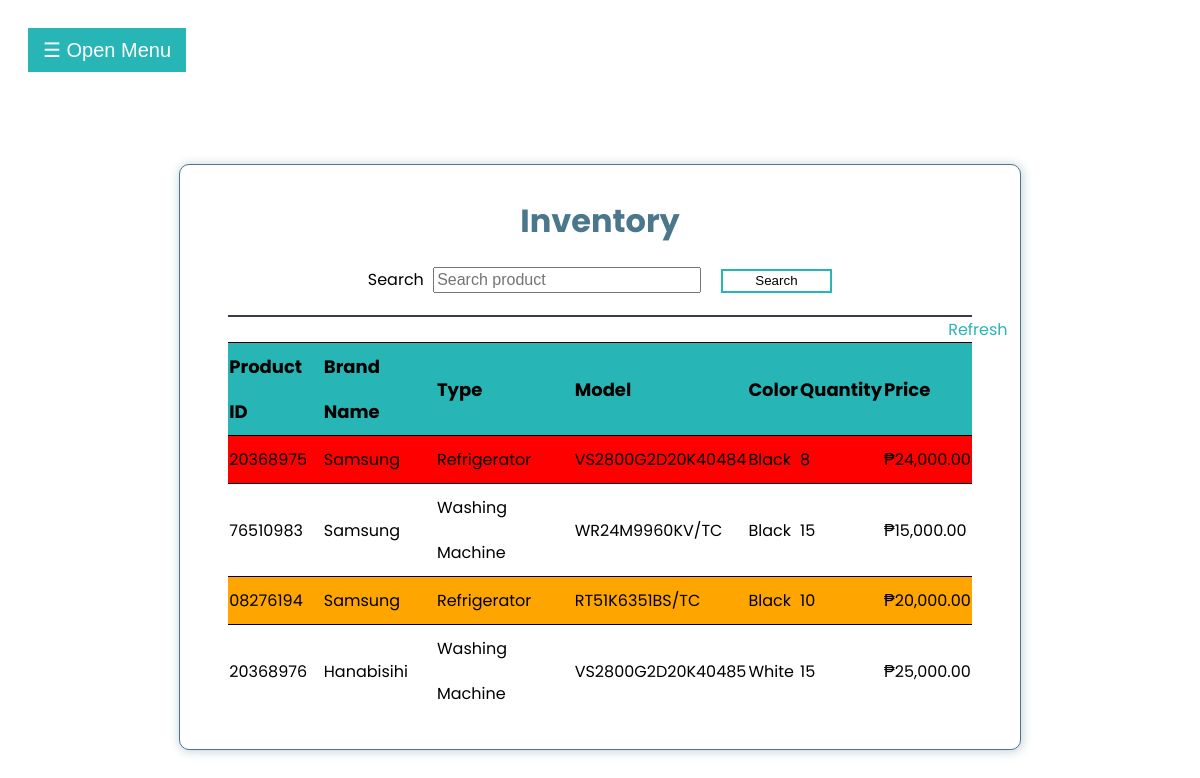
The app's page /Admin-Inventory/admin-inventory.php (signed in) with its own data.
### tables this page shows
CREATE TABLE `tbl_product` (
  `id` int(11) NOT NULL,
  `productId` varchar(50) NOT NULL,
  `brandName` varchar(100) NOT NULL,
  `type` varchar(100) NOT NULL,
  `model` varchar(100) NOT NULL,
  `color` varchar(100) NOT NULL,
  `quantity` varchar(100) NOT NULL,
  `price` varchar(100) NOT NULL
);

### Admin-Inventory/admin-inventory.php (the view, shortened to what this page needs)
<?php
    $db = mysqli_connect('localhost', 'root', '', 'warehouse_management_system');
    $username = $_SESSION['username'];
?>
<!DOCTYPE html>
<html lang="en">
<head>
    <link rel="stylesheet" href="../CSS/admin-inventory.css">
    <link rel="stylesheet" href="https://cdnjs.cloudflare.com/ajax/libs/font-awesome/4.7.0/css/font-awesome.min.css">
    <link rel="stylesheet" href="https://use.fontawesome.com/releases/v5.15.3/css/all.css">
</head>
<body id="body">
    <div id="main">
        <button class="openbtn" onclick="openNav()">&#9776; Open Menu</button>
        <div class="container">
            <h1 class="inv-header">Inventory</h1>
            <div class="search-form">
                <form action="admin-inventory.php" method="post">
                    <label for="search">Search</label>
                    <input type="text" name="search" id="search" placeholder="Search product" required>
                    <input type="submit" name="btn_search" value="Search">
                </form>
            </div>
            <table>
                <thead>
                    <th>Product ID</th>
                    <th>Brand Name</th>
                    <th>Type</th>
                    <th>Model</th>
                    <th>Color</th>
                    <th>Quantity</th>
                    <th>Price</th>
                </thead>
                <tbody>
                    <a class="refresh" href="admin-inventory.php">Refresh</a>
                    <?php
                        if (isset($_POST['btn_search'])) {
                            $search = mysqli_real_escape_string($db, $_POST['search']);
                            $sql = "SELECT * FROM tbl_user WHERE username='$username'";
                            $result = $db->query($sql);
                            if ($result->num_rows > 0) {
                                while($row = $result->fetch_assoc()) {
                                    date_default_timezone_set('Asia/Manila');
                                    $time = date("h:i a");
                                    $date = date("M j, Y");
                                    $uName = $row['username'];
                                    $firstname = $row['firstname'];
                                    $lastname = $row['lastname'];
                                    $middlename = $row['middlename'];
                                    $query = "INSERT INTO tbl_audit_trail(username, firstname, lastname, middlename,
                                    timein, activity, date)
                                    VALUES('$uName', '$firstname', '$lastname', '$middlename', '$time', 'Search Product to the inventory','$date')";
                                    mysqli_query($db, $query);
                                }
                            }
                            $sql = "SELECT * FROM tbl_product WHERE productId='$search' OR brandName='$search'
                            OR type='$search' OR model='$search' OR color='$search' OR quantity='$search' OR price='$search'";
                            $result = $db->query($sql);
                            if ($result->num_rows > 0) {
                                while($row = $result->fetch_assoc()) {
                                    if($row['quantity'] <= 8) {
                                        ?>
                                            <tr>
                                                <td style="background: red"><?php echo $row['productId'];?></td>
                                                <td style="background: red"><?php echo $row['brandName'];?></td>
                                                <td style="background: red"><?php echo $row['type'];?></td>
                                                <td style="background: red"><?php echo $row['model'];?></td>
                                                <td style="background: red"><?php echo $row['color'];?></td>
                                                <td style="background: red"><?php echo $row['quantity'];?></td>
                                                <td style="background: red"><?php echo "₱".$row['price'];?></td>
                                            </tr>
                                        <?php
                                    } else if($row['quantity'] > 8 && $row['quantity'] <= 10) {
                                        ?>
                                            <tr>
                                                <td style="background: orange;"><?php echo $row['productId'];?></td>
                                                <td style="background: orange;"><?php echo $row['brandName'];?></td>
                                                <td style="background: orange;"><?php echo $row['type'];?></td>
                                                <td style="background: orange;"><?php echo $row['model'];?></td>
                                                <td style="background: orange;"><?php echo $row['color'];?></td>
                                                <td style="background: orange;"><?php echo $row['quantity'];?></td>
                                                <td style="background: orange;"><?php echo "₱".$row['price'];?></td>
                                            </tr>
                                        <?php
                                    } else {
                                        ?>
                                            <tr>
                                                <td><?php echo $row['productId'];?></td>
                                                <td><?php echo $row['brandName'];?></td>
                                                <td><?php echo $row['type'];?></td>
                                                <td><?php echo $row['model'];?></td>
                                                <td><?php echo $row['color'];?></td>
                                                <td><?php echo $row['quantity'];?></td>
                                                <td><?php echo "₱".$row['price'];?></td>
                                            </tr>
                                        <?php
                                    }
                                }
                            } else {
                                ?>
                                    <tr>
                                        <td>0 Result</td>
                                        <td>0 Result</td>
                                        <td>0 Result</td>
                                        <td>0 Result</td>
                                        <td>0 Result</td>
                                        <td>0 Result</td>
                                        <td>0 Result</td>
                                    </tr>
                                <?php
                            }
                        } else {
                            $sql = "SELECT * FROM tbl_product";
                            $result = $db->query($sql);
                            if ($result->num_rows > 0) {
                                while($row = $result->fetch_assoc()) {
                                    if($row['quantity'] <= 8) {
                                        ?>
                                            <tr>
                                                <td style="background: red"><?php echo $row['productId'];?></td>
                                                <td style="background: red"><?php echo $row['brandName'];?></td>
                                                <td style="background: red"><?php echo $row['type'];?></td>
                                                <td style="background: red"><?php echo $row['model'];?></td>
                                                <td style="background: red"><?php echo $row['color'];?></td>
                                                <td style="background: red"><?php echo $row['quantity'];?></td>
                                                <td style="background: red"><?php echo "₱".$row['price'];?></td>
                                            </tr>
                                        <?php
                                    } else if($row['quantity'] > 8 && $row['quantity'] <= 10) {
                                        ?>
                                            <tr>
                                                <td style="background: orange;"><?php echo $row['productId'];?></td>
                                                <td style="background: orange;"><?php echo $row['brandName'];?></td>
                                                <td style="background: orange;"><?php echo $row['type'];?></td>
                                                <td style="background: orange;"><?php echo $row['model'];?></td>
                                                <td style="background: orange;"><?php echo $row['color'];?></td>
                                                <td style="background: orange;"><?php echo $row['quantity'];?></td>
                                                <td style="background: orange;"><?php echo "₱".$row['price'];?></td>
                                            </tr>
                                        <?php
                                    } else {
                                        ?>
                                            <tr>
                                                <td><?php echo $row['productId'];?></td>
                                                <td><?php echo $row['brandName'];?></td>
                                                <td><?php echo $row['type'];?></td>
                                                <td><?php echo $row['model'];?></td>
                                                <td><?php echo $row['color'];?></td>
                                                <td><?php echo $row['quantity'];?></td>
                                                <td><?php echo "₱".$row['price'];?></td>
                                            </tr>
                                        <?php
                                    }
                                }
                            }
                        }
                    ?>
                </tbody>
            </table>
        </div>
    </div>
</body>
</html>

### CSS/admin-inventory.css (style rules this page uses)
body { font-family: 'Poppins', sans-serif; }
.container { background-color: #fff; border: 1px solid #4B778D; border-radius: 10px; box-shadow: 1px 1px 10px 1px rgb(75, 119, 141, 30%); width: 65%; margin: 8% auto; padding: 2rem 3rem; }
.search-form { text-align: center; width: 100%; border-bottom: 2px solid #393e46; }
.refresh { margin-left: 45rem; text-decoration: none; color: #28B5B5; }
.openbtn { font-size: 20px; cursor: pointer; background-color: #28B5B5; color: white; padding: 10px 15px; border: none; }
#main { transition: margin-left .5s; padding: 20px; }
.inv-header { color: #4B778D; text-align: center; margin: 0 0 0.8rem; }
input[type=text] { font-size: 16px; width: 35%; height: 20px; margin: 10px 0 22px 5px; }
input[type=submit] { height: 24px; margin: 10px 0 22px 15px; padding: 2px; width: 15%; background: #fff; border: 2px solid #28B5B5; }
table { width: 100%; border-collapse: collapse; }
thead { background: #28B5B5; font-size: 18px; text-align: left; margin: 0; position: sticky; }
tr { border-top: 1px solid black; line-height: 45px; }

### records on screen
tbl_product: productId "20368975", brandName "Samsung", type "Refrigerator", model "VS2800G2D20K40484", color "Black", quantity "8", price "24,000.00"
tbl_product: productId "76510983", brandName "Samsung", type "Washing Machine", model "WR24M9960KV/TC", color "Black", quantity "15", price "15,000.00"
tbl_product: productId "08276194", brandName "Samsung", type "Refrigerator", model "RT51K6351BS/TC", color "Black", quantity "10", price "20,000.00"
tbl_product: productId "20368976", brandName "Hanabisihi", type "Washing Machine", model "VS2800G2D20K40485", color "White", quantity "15", price "25,000.00"
